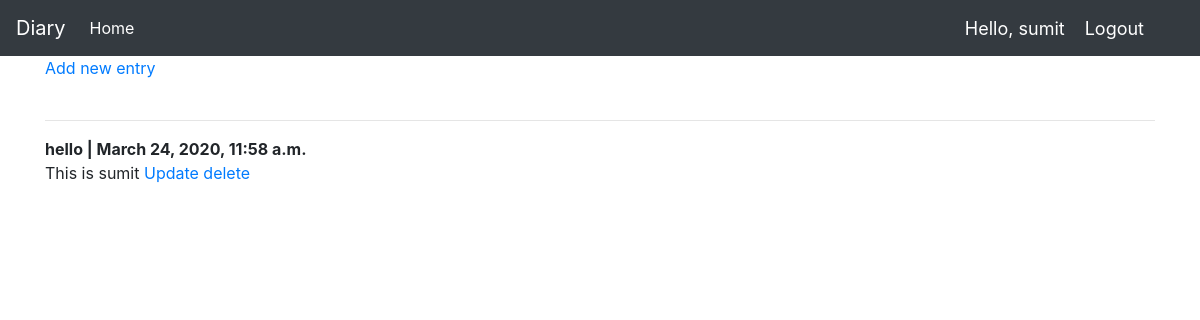
Page /home/ (signed in) on the committed database.
### content/models.py (models this page shows, shortened)
class Entry(models.Model):
    title = models.CharField(max_length=50, null=True)
    text = models.TextField()
    author = models.ForeignKey(User, on_delete=models.CASCADE)
    date_posted = models.DateTimeField(auto_now_add=True)
    slug = models.SlugField(blank=True, unique=True)
    class Meta:
        verbose_name_plural = 'entries'

### content/views.py (the view)
# urls.py: path('home/', views.diary, name='home'),
def diary(request):
    entries = Entry.objects.filter(author=request.user).order_by('-date_posted')
    context = {'entries': entries}
    return render(request, 'diary.html', context)

### content/templates/diary.html (shortened to what this page needs)
{% load static %}
<!DOCTYPE html>
<html lang="en" dir="ltr">
  <head>
    <link rel="stylesheet" href="https://stackpath.bootstrapcdn.com/bootstrap/4.4.1/css/bootstrap.min.css">
  </head>
  <body>
<nav class="navbar navbar-expand-lg navbar-dark bg-dark">
  <a class="navbar-brand" href="{% url 'home' %}">Diary</a>
  <div class="collapse navbar-collapse" id="navbarNav">
    <ul class="navbar-nav">
      {% if request.user.is_authenticated %}
        <li class="nav-item active">
          <a class="nav-link" href="{% url 'home' %}">Home</a>
        </li>
      {% endif %}
    </ul>
  </div>
  <span class="hello-msg">Hello, {{request.user}}</span>
  <span class="hello-msg"><a class="hello-msg" href="{% url 'logout' %}">Logout</a></span>
</nav>
      <section class="section">
        <div class="container">
            <article class="media">
                <div class="media-content">
                    <div class="content">
                        <a href="{% url 'add' %}">Add new entry</a>
                    </div>
                </div>
            </article>
            <br><hr>
            {% for entry in entries %}
                <article class="media">
                    <div class="media-content">
                        <div class="content">
                            <p>
                                <strong>{{entry.title}} | {{ entry.date_posted }}</strong>
                                <br> {{ entry.text }} <a href="{% url 'edit' entry.slug %}">Update</a>
                                <a href="{% url 'delete' entry.slug %}">delete</a>
                            </p>
                        </div>
                    </div>
                </article>
            {% endfor %}
        </div>
    </section>
  </body>
</html>

### content/templates/diary.html (style rules this page uses)
.hello-msg { font-size: 18px; color: #fff; margin-right: 20px; }

### rows in the picture
Entry: title "hello", date_posted "March 24, 2020, 11:58 a.m.", text "This is sumit"

### other values in the picture
{{ request.user }} "sumit"
